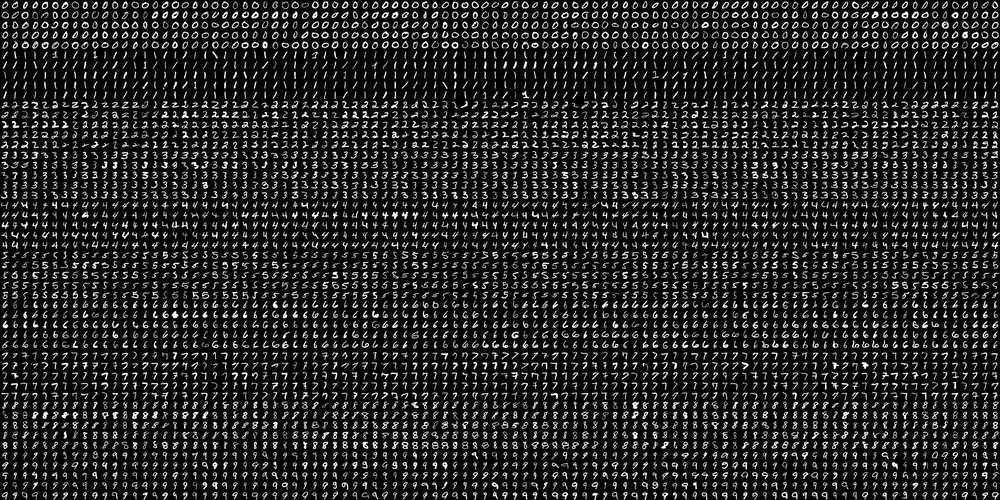
#> input picture digits.png, 1000 x 500 px, shrunk from 2000 x 1000 before the run
$ python xlanhdc.py
#> lines starting #> are read from the running program, lines starting #| are printed output that depends on the picture
from allclass import *
from mytrain import *
import numpy as np
import cv2
import os
import matplotlib.pyplot as plt
from random import *
img = cv2.imread("./digits.png",0)
#> img is the input picture: shape (500, 1000); min 0, max 255, mean 36.1
img2 = cv2.imread("./so0.jpg",0)


# np.hsplit(row,100) cắt ảnh từ trên xuống dưới
# for row in np.vsplit(img,50) cắt nữa cái ảnh theo chiều ngang
cell = [np.hsplit(row,100) for row in np.vsplit(img,50)]
#> cell = 50 items


x = np.array(cell)
xx = np.array(img2)

#tạo dừ liệu train và dữ liệu test
train = x[:,:50].reshape(-1,200).astype(np.float32)
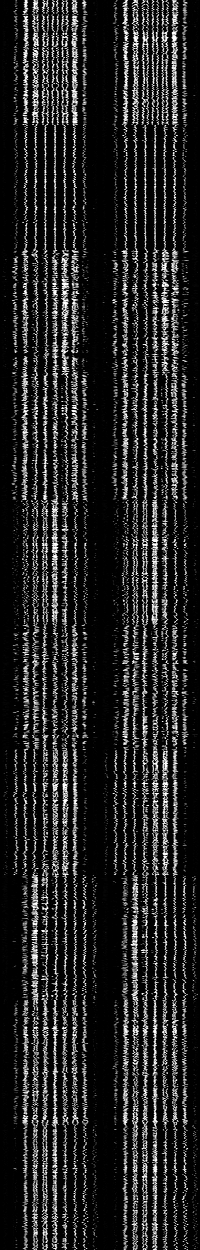
#> train: shape (1250, 200) float32; min 0, max 255, mean 36.1
#> (the run stopped early here; a loop or call above may not have finished)
